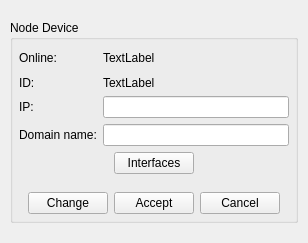
<?xml version="1.0" encoding="UTF-8"?>
<ui version="4.0">
 <class>VMTDNodeDeviceForm</class>
 <widget class="QWidget" name="VMTDNodeDeviceForm">
  <property name="geometry">
   <rect>
    <x>0</x>
    <y>0</y>
    <width>308</width>
    <height>243</height>
   </rect>
  </property>
  <property name="windowTitle">
   <string>Form</string>
  </property>
  <property name="windowIcon">
   <iconset resource="../../../resources/VMTDResources.qrc">
    <normaloff>:/favicon.ico</normaloff>:/favicon.ico</iconset>
  </property>
  <layout class="QHBoxLayout" name="horizontalLayout">
   <property name="spacing">
    <number>0</number>
   </property>
   <property name="leftMargin">
    <number>0</number>
   </property>
   <property name="topMargin">
    <number>0</number>
   </property>
   <property name="rightMargin">
    <number>0</number>
   </property>
   <property name="bottomMargin">
    <number>0</number>
   </property>
   <item>
    <spacer name="_11">
     <property name="orientation">
      <enum>Qt::Horizontal</enum>
     </property>
     <property name="sizeHint" stdset="0">
      <size>
       <width>4</width>
       <height>20</height>
      </size>
     </property>
    </spacer>
   </item>
   <item>
    <layout class="QVBoxLayout" name="vl_1">
     <property name="spacing">
      <number>0</number>
     </property>
     <item>
      <spacer name="_14">
       <property name="orientation">
        <enum>Qt::Vertical</enum>
       </property>
       <property name="sizeHint" stdset="0">
        <size>
         <width>20</width>
         <height>40</height>
        </size>
       </property>
      </spacer>
     </item>
     <item>
      <widget class="QWidget" name="w_1" native="true">
       <property name="minimumSize">
        <size>
         <width>306</width>
         <height>0</height>
        </size>
       </property>
       <property name="maximumSize">
        <size>
         <width>306</width>
         <height>16777215</height>
        </size>
       </property>
       <layout class="QVBoxLayout" name="verticalLayout_3">
        <item>
         <widget class="QGroupBox" name="gbNodeDevice">
          <property name="title">
           <string>Node Device</string>
          </property>
          <layout class="QVBoxLayout" name="verticalLayout">
           <property name="leftMargin">
            <number>6</number>
           </property>
           <property name="topMargin">
            <number>6</number>
           </property>
           <property name="rightMargin">
            <number>6</number>
           </property>
           <property name="bottomMargin">
            <number>6</number>
           </property>
           <item>
            <widget class="QWidget" name="wMain" native="true">
             <layout class="QGridLayout" name="gridLayout">
              <property name="leftMargin">
               <number>0</number>
              </property>
              <property name="topMargin">
               <number>0</number>
              </property>
              <property name="rightMargin">
               <number>0</number>
              </property>
              <property name="bottomMargin">
               <number>0</number>
              </property>
              <item row="0" column="1">
               <widget class="QLabel" name="lbOnline">
                <property name="minimumSize">
                 <size>
                  <width>0</width>
                  <height>24</height>
                 </size>
                </property>
                <property name="text">
                 <string>TextLabel</string>
                </property>
               </widget>
              </item>
              <item row="3" column="1">
               <widget class="QLineEdit" name="leDomainName"/>
              </item>
              <item row="1" column="1">
               <widget class="QLabel" name="lbId">
                <property name="text">
                 <string>TextLabel</string>
                </property>
               </widget>
              </item>
              <item row="2" column="1">
               <widget class="QLineEdit" name="leIp"/>
              </item>
              <item row="0" column="0">
               <widget class="QLabel" name="_3">
                <property name="text">
                 <string>Online:</string>
                </property>
               </widget>
              </item>
              <item row="1" column="0">
               <widget class="QLabel" name="_5">
                <property name="text">
                 <string>ID:</string>
                </property>
               </widget>
              </item>
              <item row="3" column="0">
               <widget class="QLabel" name="_10">
                <property name="text">
                 <string>Domain name:</string>
                </property>
               </widget>
              </item>
              <item row="2" column="0">
               <widget class="QLabel" name="_6">
                <property name="text">
                 <string>IP:</string>
                </property>
               </widget>
              </item>
             </layout>
            </widget>
           </item>
           <item>
            <layout class="QHBoxLayout" name="hl_1">
             <property name="topMargin">
              <number>0</number>
             </property>
             <item>
              <spacer name="_1">
               <property name="orientation">
                <enum>Qt::Horizontal</enum>
               </property>
               <property name="sizeHint" stdset="0">
                <size>
                 <width>40</width>
                 <height>20</height>
                </size>
               </property>
              </spacer>
             </item>
             <item>
              <widget class="QPushButton" name="pbInterfaces">
               <property name="text">
                <string>Interfaces</string>
               </property>
              </widget>
             </item>
             <item>
              <spacer name="_2">
               <property name="orientation">
                <enum>Qt::Horizontal</enum>
               </property>
               <property name="sizeHint" stdset="0">
                <size>
                 <width>40</width>
                 <height>20</height>
                </size>
               </property>
              </spacer>
             </item>
            </layout>
           </item>
           <item>
            <spacer name="_4">
             <property name="orientation">
              <enum>Qt::Vertical</enum>
             </property>
             <property name="sizeType">
              <enum>QSizePolicy::Fixed</enum>
             </property>
             <property name="sizeHint" stdset="0">
              <size>
               <width>20</width>
               <height>12</height>
              </size>
             </property>
            </spacer>
           </item>
           <item>
            <widget class="QWidget" name="wManage" native="true">
             <layout class="QHBoxLayout" name="horizontalLayout_2">
              <property name="leftMargin">
               <number>0</number>
              </property>
              <property name="topMargin">
               <number>0</number>
              </property>
              <property name="rightMargin">
               <number>0</number>
              </property>
              <property name="bottomMargin">
               <number>0</number>
              </property>
              <item>
               <spacer name="_8">
                <property name="orientation">
                 <enum>Qt::Horizontal</enum>
                </property>
                <property name="sizeHint" stdset="0">
                 <size>
                  <width>40</width>
                  <height>20</height>
                 </size>
                </property>
               </spacer>
              </item>
              <item>
               <widget class="QPushButton" name="pbChange">
                <property name="text">
                 <string>Change</string>
                </property>
               </widget>
              </item>
              <item>
               <widget class="QPushButton" name="pbAccept">
                <property name="text">
                 <string>Accept</string>
                </property>
               </widget>
              </item>
              <item>
               <widget class="QPushButton" name="pbCancel">
                <property name="text">
                 <string>Cancel</string>
                </property>
               </widget>
              </item>
              <item>
               <spacer name="_9">
                <property name="orientation">
                 <enum>Qt::Horizontal</enum>
                </property>
                <property name="sizeHint" stdset="0">
                 <size>
                  <width>40</width>
                  <height>20</height>
                 </size>
                </property>
               </spacer>
              </item>
             </layout>
            </widget>
           </item>
          </layout>
         </widget>
        </item>
       </layout>
      </widget>
     </item>
     <item>
      <spacer name="_13">
       <property name="orientation">
        <enum>Qt::Vertical</enum>
       </property>
       <property name="sizeHint" stdset="0">
        <size>
         <width>20</width>
         <height>40</height>
        </size>
       </property>
      </spacer>
     </item>
    </layout>
   </item>
   <item>
    <spacer name="_12">
     <property name="orientation">
      <enum>Qt::Horizontal</enum>
     </property>
     <property name="sizeHint" stdset="0">
      <size>
       <width>4</width>
       <height>20</height>
      </size>
     </property>
    </spacer>
   </item>
  </layout>
 </widget>
 <resources>
  <include location="../../../resources/VMTDResources.qrc"/>
 </resources>
 <connections/>
</ui>
